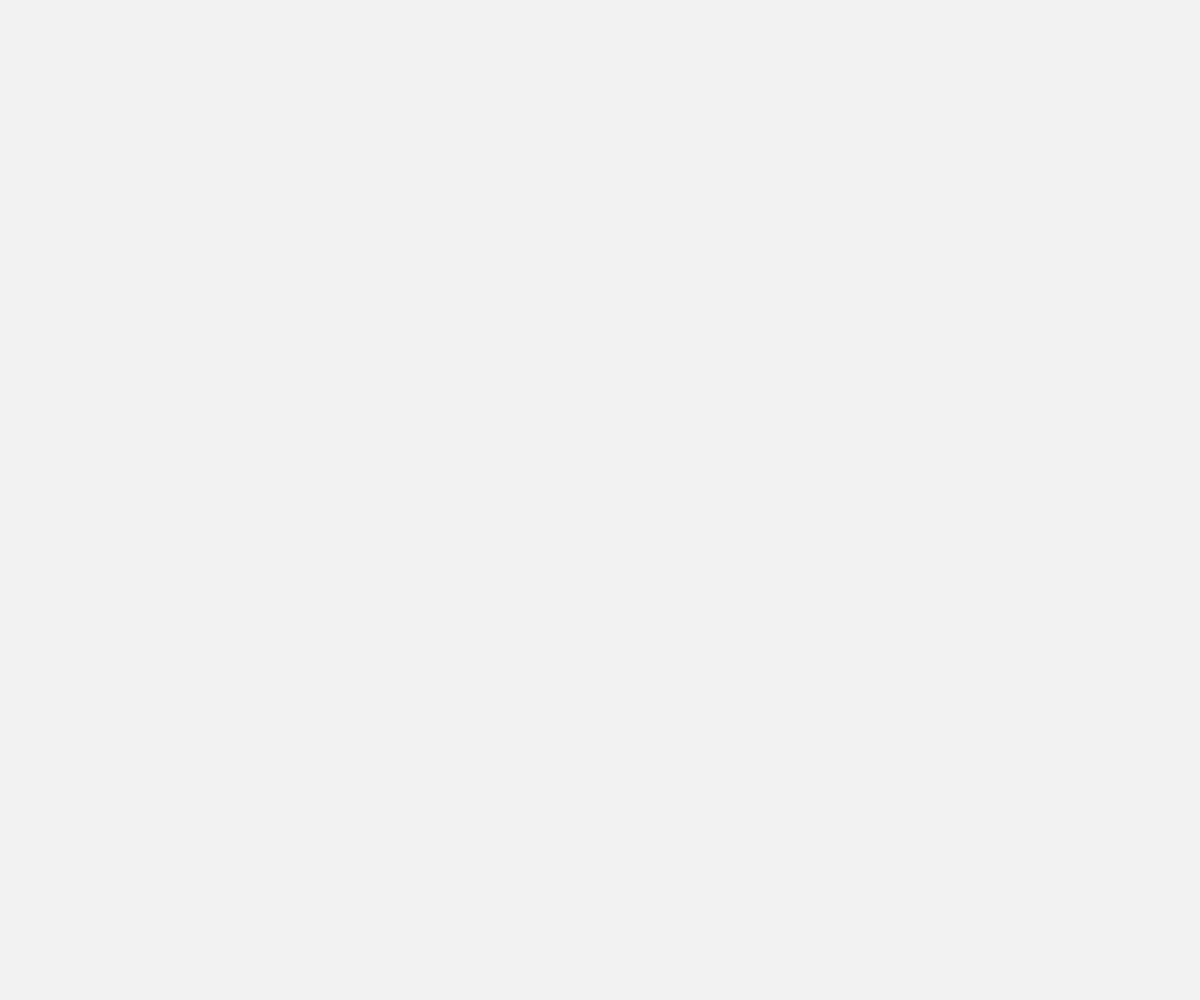
Frame 1 (no input)
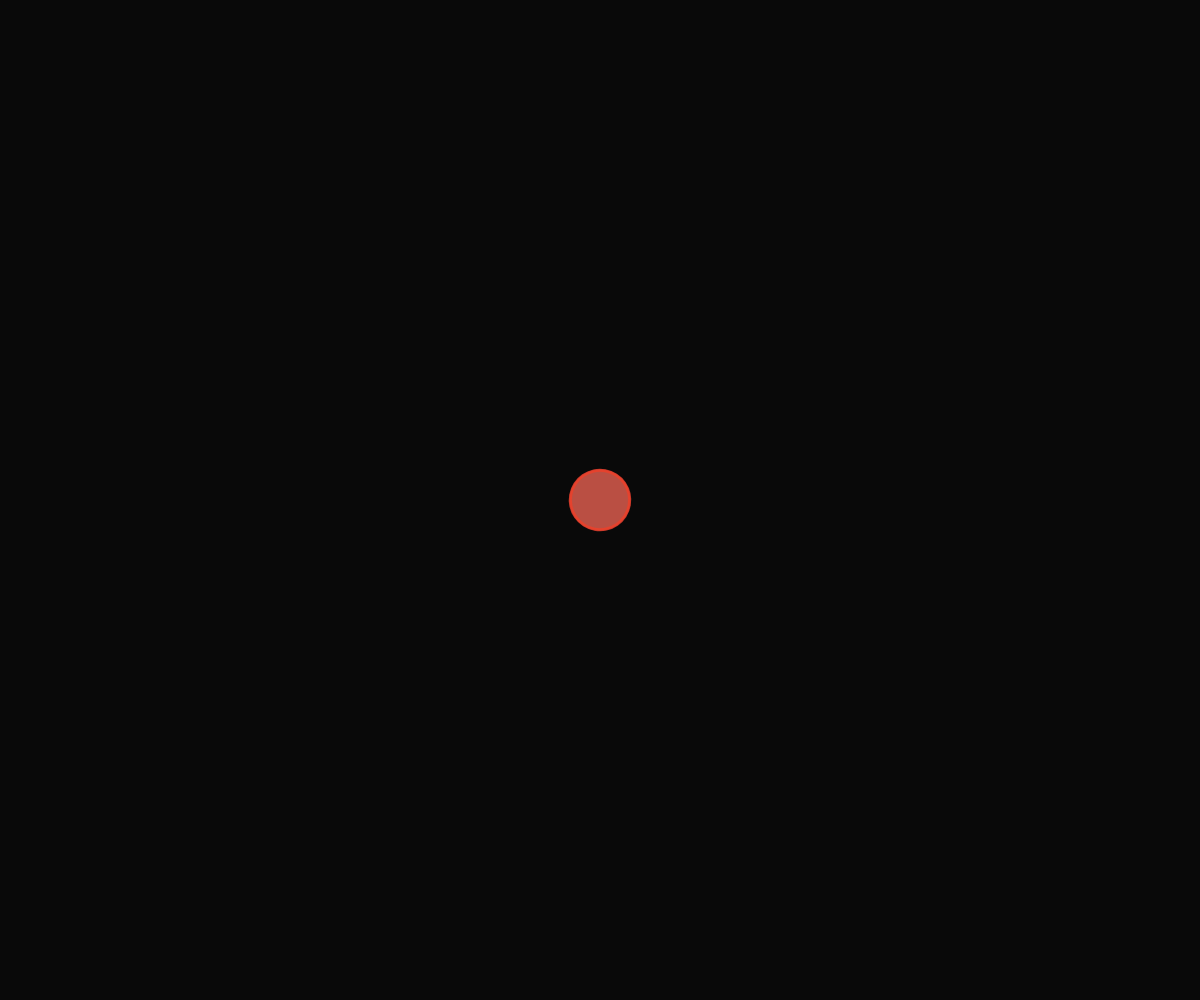
Frame 60 (no input)
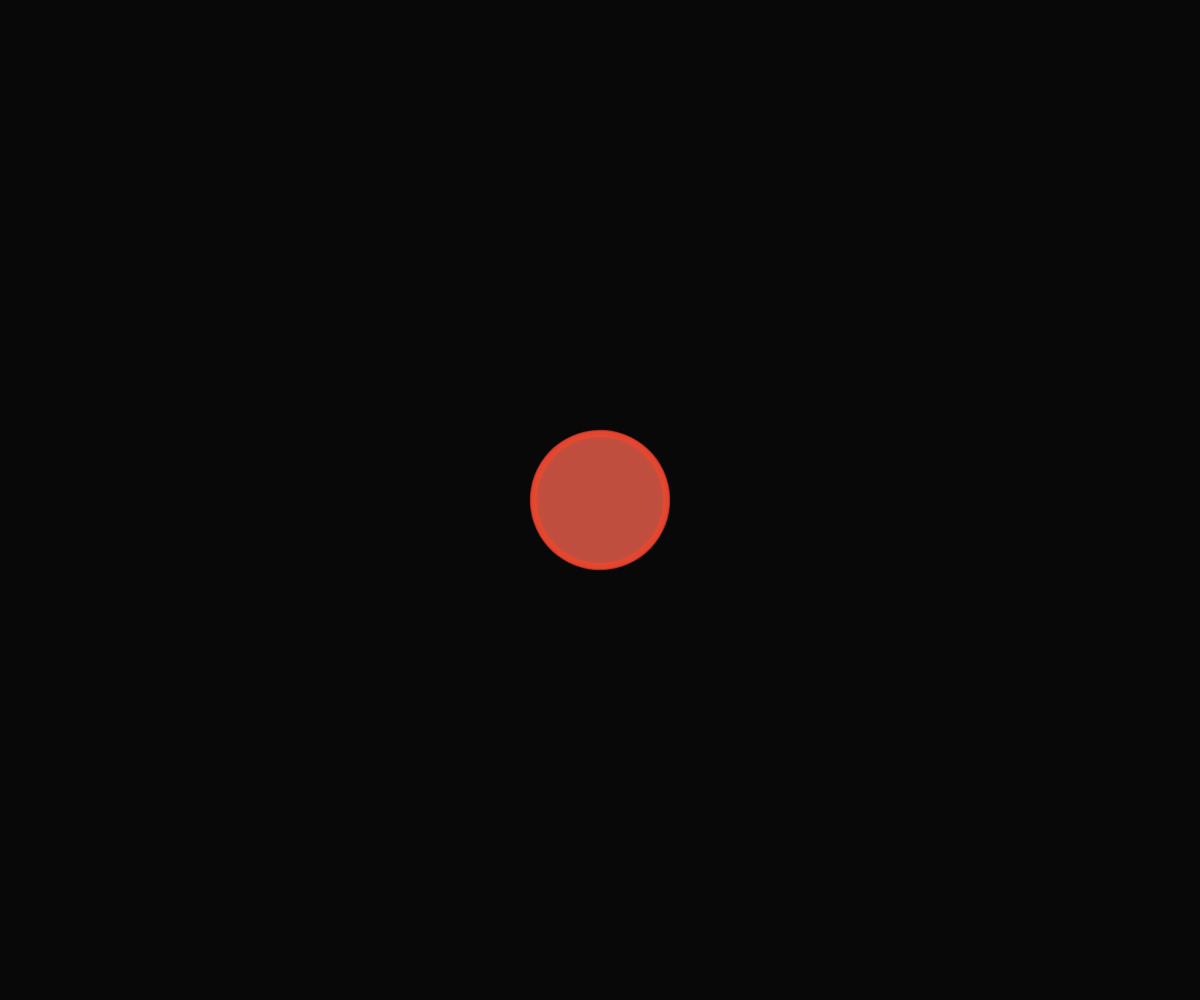
Frame 120 (the mouse pressed at the canvas centre since frame 60)

The p5.js sketch that drew these frames (run headless with seeded random() and noise() and a simulated clock; from frame 60 on, the mouse is pressed at the canvas centre):

// p5.js sketch
// ── sketch.js
let rings = [];
const maxRings = 200;
const expansionRate = 0.5;

function setup() {
  createCanvas(windowWidth, windowHeight);
  colorMode(HSB, 360, 100, 100, 1);
  noStroke();
  frameRate(30);
}

function draw() {
  background(0, 0, 0, 0.05); // Semi-transparent background for trail effect

  // Update and display rings
  for (let i = rings.length - 1; i >= 0; i--) {
    let ring = rings[i];
    ring.update();
    ring.display();

    // Remove rings that are too large or faded out
    if (ring.radius > width * 1.5 || ring.alpha < 0) {
      rings.splice(i, 1);
    }
  }

  // Add new rings periodically
  if (frameCount % 3 === 0 && rings.length < maxRings) {
    rings.push(new Ring());
  }
}

class Ring {
  constructor() {
    this.radius = 0;
    this.angle = random(TWO_PI);
    this.speed = random(0.5, 1.5); // Initial speed
    this.alpha = 255;
    this.hue = (frameCount * 2) % 360; // Color cycling
    this.wavePhase = random(TWO_PI);
  }

  update() {
    // Accelerate the expansion rate over time
    this.radius += this.speed + (this.radius / 1000);

    // Add wave-like motion
    let waveEffect = sin(this.wavePhase + frameCount * 0.05) * 20;
    this.angle += map(waveEffect, -20, 20, -0.01, 0.01);

    // Fade out over time
    this.alpha -= 0.8;

    // Adjust speed based on radius to create acceleration
    this.speed = expansionRate + (this.radius / 500);
  }

  display() {
    push();
    translate(width / 2, height / 2);
    rotate(this.angle);
    
    // Draw the ring with a subtle glow effect
    fill(this.hue, 80, 90, this.alpha / 255);
    noStroke();
    ellipse(0, 0, this.radius * 2, this.radius * 2);

    // Add inner ring for more visual depth
    fill(this.hue, 60, 70, this.alpha / 255);
    ellipse(0, 0, this.radius * 1.8, this.radius * 1.8);

    pop();
  }
}

function windowResized() {
  resizeCanvas(windowWidth, windowHeight);
}
